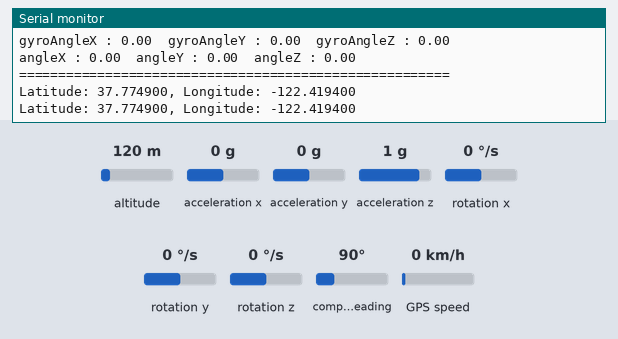
The sketch below on a simulated ESP32. On the bench: the last lines printed to the serial monitor. Inputs (shaded band) come from the test bench; at power-on: acceleration z 1 g, rotation z 0 °/s, altitude 120 m, acceleration x 0 g, acceleration y 0 g, rotation x 0 °/s, rotation y 0 °/s, compass heading 90°, GPS speed 0 km/h. WiFi joins after 1.5 s; servers stay silent unless stated; the GPS gets a fix after 3 s at 37.7749, -122.4194 with 8 satellites.

Above: at 9.2 s.
9.3 s: acceleration z set to -1.4 g
At 9.54 s:
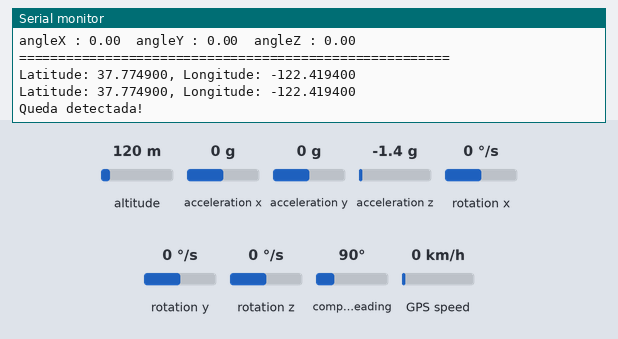
10.8 s: rotation z set to -2 °/s
At 11.71 s:
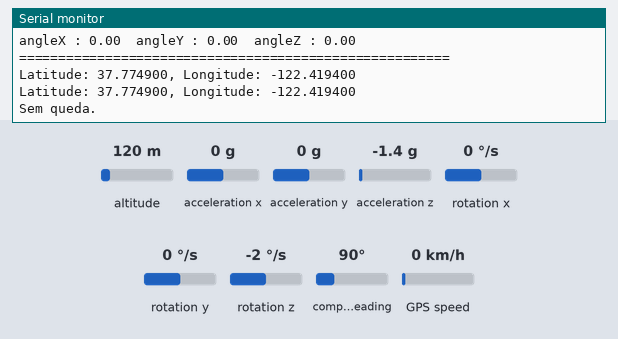
Timing chart, 0 to 13.8 s (numbered marks = the images above; inputs shaded):
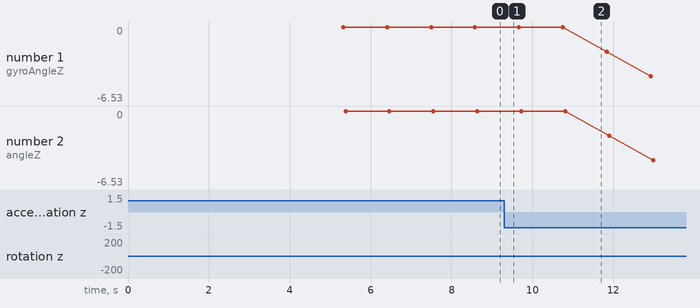

Measured:
- the behaviour switches between 0 and -1 °/s on rotation z (found by bisection; images 1 and 2)
- after the input at 9.3 s, the serial monitor: prints a new line after 0.11 s (image 1)
- plotted number 1: 0 → -6.53 after the input at 10.8 s
- plotted number 2: 0 → -6.53 after the input at 10.8 s

The sketch:

projeto_pi.ino
```cpp
#include <MPU6050_tockn.h>
#include <Wire.h>
#include <WiFi.h>
#include <FirebaseESP32.h>
#include <HardwareSerial.h>
#include <TinyGPS++.h>
#include <ArduinoOTA.h>

HardwareSerial gpsSerial(1);
TinyGPSPlus gps;

// Configuração do WiFi
const char* ssid = "Luis_F";
const char* password = "08100810";

// Configuração do Firebase
#define FIREBASE_HOST "https://projetointegrador-af3e1-default-rtdb.firebaseio.com/"
#define FIREBASE_AUTH "VWpFLt7QvSNIasCA0b36ZovaXHCo1VGfUayJG7kh"

FirebaseData firebaseData;

MPU6050 mpu6050(Wire);
static float accY_ant = 0.0;
static float accZ_ant = 0.0;

void setup() {
  // Conexão com o WiFi
  Serial.begin(9600);
  gpsSerial.begin(9600, SERIAL_8N1, 16, 17); // inicializa a comunicação serial com o GPS, usando os pinos 16 (RX) e 17 (TX)
  Wire.begin();
  mpu6050.begin();
  mpu6050.calcGyroOffsets(true);
  WiFi.begin(ssid, password);

  while (WiFi.status() != WL_CONNECTED) {
    delay(1000);
    Serial.println("Conectando ao WiFi...");
  }
  Serial.println("Conexão WiFi estabelecida!");
  Serial.print("Endereço IP do ESP32: ");
  Serial.println(WiFi.localIP());

  // Inicialização do Firebase
  Firebase.begin(FIREBASE_HOST, FIREBASE_AUTH);
  Firebase.reconnectWiFi(true);

  ArduinoOTA.begin();
  Serial.println("OTA habilitado!");
  ArduinoOTA.setPassword("12345678");
}


void loop() {
  ArduinoOTA.handle();

  mpu6050.update();
  float accY = mpu6050.getAccY();
  float accZ = mpu6050.getAccZ();

  if(abs(accY - accY_ant) > 0.9 || abs(accY - accY_ant) < -0.9 || abs(accZ - accZ_ant) > 0.9 || abs(accZ - accZ_ant) < -0.9){
    Serial.println("Queda detectada!");
    Firebase.setString(firebaseData, "/status", "Queda detectada!");
  } else {
    Serial.println("Sem queda.");
    Firebase.setString(firebaseData, "/status", "Sem queda");
  }

  Serial.println("=======================================================");
  Serial.print("accX : ");Serial.print(mpu6050.getAccX());
  Serial.print("\taccY : ");Serial.print(mpu6050.getAccY());
  Serial.print("\taccZ : ");Serial.println(mpu6050.getAccZ());

  Serial.print("gyroX : ");Serial.print(mpu6050.getGyroX());
  Serial.print("\tgyroY : ");Serial.print(mpu6050.getGyroY());
  Serial.print("\tgyroZ : ");Serial.println(mpu6050.getGyroZ());

  Serial.print("accAngleX : ");Serial.print(mpu6050.getAccAngleX());
  Serial.print("\taccAngleY : ");Serial.println(mpu6050.getAccAngleY());

  Serial.print("gyroAngleX : ");Serial.print(mpu6050.getGyroAngleX());
  Serial.print("\tgyroAngleY : ");Serial.print(mpu6050.getGyroAngleY());
  Serial.print("\tgyroAngleZ : ");Serial.println(mpu6050.getGyroAngleZ());

  Serial.print("angleX : ");Serial.print(mpu6050.getAngleX());
  Serial.print("\tangleY : ");Serial.print(mpu6050.getAngleY());
  Serial.print("\tangleZ : ");Serial.println(mpu6050.getAngleZ());
  Serial.println("=======================================================\n");

  accY_ant = accY;
  accZ_ant = accZ;

  unsigned long gpsStartTime = millis(); // marca o tempo de início da leitura do GPS
  unsigned long interval = 50; // define o intervalo de tempo para cada leitura (50 ms)

  while (millis() - gpsStartTime < 500) { // lê o GPS por meio segundo
    unsigned long currentTime = millis();

    while (gpsSerial.available() > 0 && millis() - currentTime < interval) { // enquanto houver dados disponíveis na comunicação serial do GPS e o intervalo de tempo não tiver sido atingido
      if (gps.encode(gpsSerial.read())) { // processa os dados recebidos pelo GPS
        if (gps.location.isValid()) { // se a localização atual do GPS é válida
          float latitude , longitude;
          Serial.print("Latitude: ");
          Serial.print(gps.location.lat(), 6);
          Serial.print(", Longitude: ");
          Serial.println(gps.location.lng(), 6);
          latitude = gps.location.lat();
          longitude = gps.location.lng();
          Firebase.setFloat(firebaseData, "gps/latitude", latitude);
          Firebase.setFloat(firebaseData, "gps/longitude", longitude);
        }
      }
    }

    mpu6050.update(); // atualiza os dados do MPU6050
  }
}
```
